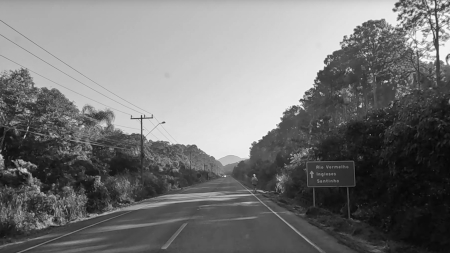
#> input picture data/mocambique1.png, 450 x 253 px
$ jupyter execute --allow-errors '06.1.Segmentação Simples por Crescimento de Regiões - Exemplos Automotivos-Copy1.ipynb'   (shell and % lines are left out)   (older library calls are emulated)
#> lines starting #> are read from the running program, lines starting #| are printed output that depends on the picture; after the words box and inside, x2 and y2 are one past the last pixel; in counts of white or black regions, pixels touching at a corner belong together
<a href="https://colab.research.google.com/github/awangenh/vision/blob/master/jupyter/06.1.Segmenta%C3%A7%C3%A3o%20Simples%20por%20Crescimento%20de%20Regi%C3%B5es%20-%20Exemplos%20Automotivos-Copy1.ipynb"></a>&nbsp; &nbsp;<a href=""></a>&nbsp; &nbsp; <a href=""></a>&nbsp; &nbsp;<a href=""></a>

# 06.1.Segmentação Simples por Crescimento de Regiões - Exemplos Automotivos

O sonho de consumo de todo aquele que desenvolve métodos de processamento de imagens é um algoritmo genérico para dividir a imagem em seus componentes. Para conseguir fazer isso, os algoritmos clássicos de segmentação baseiam-se em informação de semelhança entre os pixels e de continuidade de valores de pixels dentro da imagem (veja a minha digressão sobre *apriorismos Kantianos* na vídeoaula inicial onde eu apresento os domínios e as etapas da visão computacional), sendo provavelmente os algoritmos que de forma mais icônica incorporam o conceito de "domínio do espaço".

Infelizmente nenhum dos algoritmos clássicos de segmentação realiza esse sonho de consumo: um algoritmo clássico que se baseia unicamente na informação contida dentro da imagem necessariamente é um algoritmo que usa apenas informação de natureza *sintática*. Toda a informação que está à disposição do algoritmo de segmentação diz respeito apenas à própria natureza da *estrutura* (sintaxe) dos pixels: seus valores, suas posições relativas uns aos outros e seus padrões de variação no espaço. Como nenhum desses algoritmos incorpora a informação *semântica*, do significado de padrões de variação e organização, todos eles necessariamente vão dividir a imagem em regiões "parecidas", ignorando o fato de que um carro vermelho possui pneus pretos e faróis e para-choque prateados… Durante 50 anos da história da visão computacional, o pesadelo recorrente do desenvolvedor de algoritmos de interpretação de imagens foi o de juntar estes segmentos contendo paralama, capô, pneu, calota, para-choque, etc para formar uma imagem de um "automóvel". Na visão clássica isso só é possível de se fazer possuindo-se um *modelo* de qual é a aparência desse "automóvel". Essa informação, de caráter semântico, em muito extrapola o que um algoritmo de segmentação consegue fazer.

Tentativas de resolver esse problema através de um pós-processamento utilizando-se técnicas da Inteligência Artificial Simbólica Clássica Baseada em Modelos (*Model Based Reasoning*) fracassaram para todos os domínios de aplicação que fugiam do trivialmente simples. A visão computacional só conseguiu vencer essa barreira com o advento da Segmentação Semântica utilizando Redes Neurais de Aprendizado Profundo nos últimos anos. Vamos ver isso quando chegarmos nesse capítulo. Por enquanto, divirta-se com os algoritmos clássicos que foram o estado da arte durante quase 50 anos da história da visão computacional…

**Observação:** Esta aula foi especialmente produzida para a disciplina *EEL110021 Visão Computacional e Inteligência Artificial para Veículos Autônomos* (PPGCC/INE/UFSC, pós-graduação *latu sensu* oferecida pela nossa Unidade EMBRAPII MOVE (https://move.ufsc.br) para empresas do setor automotivo e em cursos de especialização externos). Como ela ilustra muito bem uma área de aplicação, nós a utilizamos também nas outras disciplinas de rotina.

## 6.1.1. Exemplos Automotivos

### Checking where you're running...

[cell 1]

# Test if your notebook is running on Google Colab
# You'll use this when choosing between doing interaction via ipywidgets or not.
try:
    import google.colab
    _ON_COLAB = True
except:
    _ON_COLAB = False

print('Running on Google Colab = ', _ON_COLAB)

### If you're running on Colab

#### Cloning the ***Computer Vision*** repository from a Git

If you're running this at your computer or using Google Colab but **not** using your Google Drive, this is the way to use these notebooks! Please choose only one of the two Gits below.

[cell 2]
# To clone from our personal Github mirror (may be out of sync):

[cell 3]
# To clone from UFSC's Institutional Gitlab (always the latest version):

#### Move the *data* folder

Move ***vision/data*** one level up, into the root folder, so the Anconda-oriented data paths in the next cells will all work properly. If you are running this notebook from a copy of the ***vision*** Git on Anaconda, you **do not** have to do this.

[cell 4]
try:
    import google.colab
    _ON_COLAB = True
except:
    _ON_COLAB = False

if  _ON_COLAB:
    # If you are Running on Google Colab,
    # Move vision/data one level up, into the root folder
    !mv vision/data ..

#### Mount your Google Drive as a Folder

If you're using Google Colab together with your Google Drive, adapt this code below to point to the place where you've copied our Git in your Google Drive:

[cell 5]
# Code to mount the Google Drive
from google.colab import drive
drive.mount('/content/drive')

Look at the contents of your Drive:

## 6.1.2. Inicializações para todo o Bloco de Notas

[cell 6]

import cv2
import matplotlib
import numpy as np
from matplotlib import pyplot as plt
from IPython.display import Markdown, display

# Install latest OpenCV with Python Interface using the Python Install Program

# Para gerar saída formatada
def printmd(string):
    display(Markdown(string))

# Leia as nossas imagens da estradinha da Praia do Moçambique, na Ilha de Santa Catarina
mocambique1 = cv2.imread("../data/mocambique1.png", cv2.IMREAD_GRAYSCALE)
#> mocambique1 is the input picture: shape (253, 450); min 7, max 251, mean 118
mocambique2 = cv2.imread("../data/mocambique2.png", cv2.IMREAD_GRAYSCALE)
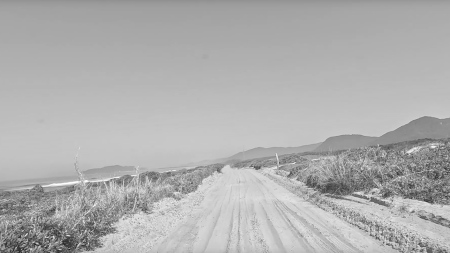
#> input picture data/mocambique2.png, 450 x 253 px
#> mocambique2 is the input picture: shape (253, 450); min 31, max 253, mean 175.3
mocambique3 = cv2.imread("../data/mocambique3.png", cv2.IMREAD_GRAYSCALE)
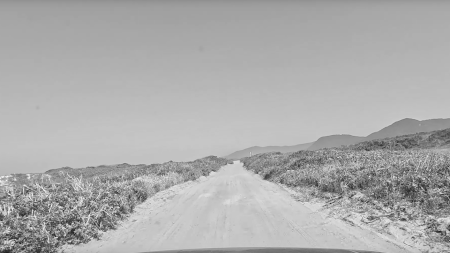
#> input picture data/mocambique3.png, 450 x 253 px
#> mocambique3 is the input picture: shape (253, 450); min 32, max 246, mean 172.6
mocambique4 = cv2.imread("../data/mocambique4.png", cv2.IMREAD_GRAYSCALE)
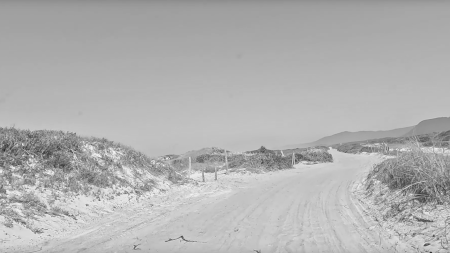
#> input picture data/mocambique4.png, 450 x 253 px
#> mocambique4 is the input picture: shape (253, 450); min 38, max 244, mean 177.6

## 6.1.3. K-Médias com Imagens de Tons de Cinza

The traditional cluster analysis algorithm applied to image segmentaion: similar pixels that are in neighbouring regions are clustered into regions.

### 6.1.3.1. 1º Exemplo: com uma imagem de tomografia computadorizada

[cell 7]
import matplotlib.pyplot as plt
import numpy as np
from ipywidgets import interact, interactive, interact_manual
from skimage.data import astronaut
from skimage.segmentation import slic
from skimage.segmentation import mark_boundaries
from skimage.util import img_as_float

# Carregue na forma de tons de cinza uma imagem de tomografia computadorizada de nossa coleção
# CTs são imagens que servem muito bem para exemplifica a utilidade de algoritmos de crescimento de regiões
image = cv2.imread("../data/ct-02.jpg", cv2.IMREAD_GRAYSCALE)
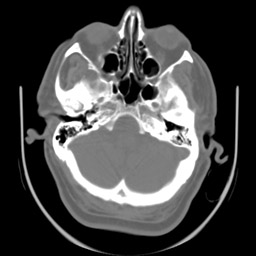
#> input picture data/ct-02.jpg, 256 x 256 px
#> image is the input picture: shape (256, 256); min 0, max 255, mean 70.7
#> the sliders are set to n_segments = 52, compactness = 0.55, sigma = 2.55, colormap = nipy_spectral
#image = img_as_float(img[::2, ::2])


def my_k_means(n_segments, compactness, sigma, colormap):
#> the sliders are set to n_segments = 52, compactness = 0.525, sigma = 1.55, colormap = nipy_spectral
    global image
    colormap = eval('plt.cm.' + colormap)
    segments_slic = slic(image, n_segments=n_segments, compactness=compactness, sigma=sigma)

    fig, ax = plt.subplots(ncols=2, figsize=(15, 7), sharex=True, sharey=True)

    ax[0].imshow(mark_boundaries(image, segments_slic))
    ax[0].set_title('Original with Boundaries: SLIC (k-Means)')

    ax[1].imshow(segments_slic, cmap=colormap, interpolation='nearest')
    ax[1].set_title('Segments: SLIC (k-Means)')

    for a in ax:
        a.set_axis_off()


    plt.tight_layout()
    plt.show()

printmd("**Mova os sliders para interativamente alterar os valores dos parâmetros do algoritmo de k-médias**")
#> (the rest of this cell did not finish here and is left out)

### 6.1.3.2. 2º Exemplo: Você consegue segmentar o Caminho Navegável com k-médias?

Use nossas imagens do Moçambique:

* Você consegue reproduzir os resultado adiante?
* Quais parâmtros você tem de usar?
* É possível obter algum resultado melhor alterando manualmente algum dos parâmetros, para além dos valores pré-setados nos sliders?
* O resultado é rápido o suficiente para poder ser usado em tempo real embarcado em um carro?
* Você conseguiu resultados similares para todas as imagens utilizando o mesmo conjunto de parâmetros ou cada imagem precisou ser processada com parâmetros individualizados?

[cell 8]
#image = mocambique1
#image = mocambique2
image = mocambique3
#image = mocambique4

printmd("**Mova os sliders para interativamente alterar os valores dos parâmetros do algoritmo de k-médias**")
#> (the rest of this cell did not finish here and is left out)


## 6.1.4. K-Médias com Imagens a Cores

[cell 9]
# Leia as versões coloridas das nossas imagens da estradinha da Praia do Moçambique, na Ilha de Santa Catarina
# OpenCV por alguma razão bizarra usa por padrão o espaço de cor BGR.
# Para trabalharmos com algoritmos padrão temos de converter primeiro para RGB..
mocambique1c = cv2.cvtColor(cv2.imread("../data/mocambique1.jpg"), cv2.COLOR_BGR2RGB)
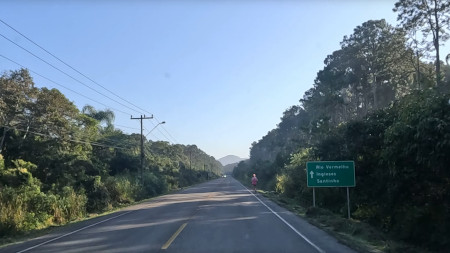
#> input picture data/mocambique1.jpg, 450 x 253 px
#> the sliders are set to image_name = mocambique1c, n_segments = 52, compactness = 0.525, sigma = 2.55, colormap = nipy_spectral
mocambique2c = cv2.cvtColor(cv2.imread("../data/mocambique2.jpg"), cv2.COLOR_BGR2RGB)
mocambique3c = cv2.cvtColor(cv2.imread("../data/mocambique3.jpg"), cv2.COLOR_BGR2RGB)
mocambique4c = cv2.cvtColor(cv2.imread("../data/mocambique4.jpg"), cv2.COLOR_BGR2RGB)


#> (the rest of this cell did not finish here and is left out)

[cell 10]
import matplotlib.pyplot as plt
import numpy as np
from ipywidgets import interact, interactive, interact_manual
from skimage.data import astronaut
from skimage.segmentation import slic
from skimage.segmentation import mark_boundaries
from skimage.util import img_as_float

def my_color_k_means(image_name, n_segments, compactness, sigma, colormap):

#> called with image_name = 'mocambique1c', n_segments = 52, compactness = 0.525, sigma = 2.55, colormap = 'nipy_spectral'
    color_image = eval(image_name)

    colormap = eval('plt.cm.' + colormap)
    segments_slic = slic(color_image, n_segments=n_segments, compactness=compactness, sigma=sigma)
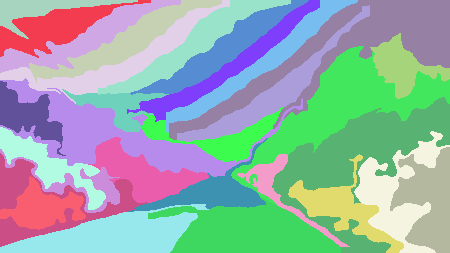
#> segments_slic: shape (253, 450) int64; 30 distinct labels, from 1 to 30; one colour per label, 0 black

    fig, ax = plt.subplots(ncols=2, figsize=(15, 7), sharex=True, sharey=True)

    ax[0].imshow(mark_boundaries(color_image, segments_slic))
    ax[0].set_title('Original with Boundaries: SLIC (k-Means)')

    ax[1].imshow(segments_slic, cmap=colormap, interpolation='nearest')
    ax[1].set_title('Segments: SLIC (k-Means)')

    for a in ax:
        a.set_axis_off()


    plt.tight_layout()
    plt.show()

printmd("**Mova os sliders para interativamente alterar os valores dos parâmetros do algoritmo de k-médias a cores**")
interactive(my_color_k_means, image_name=['mocambique1c','mocambique2c','mocambique3c','mocambique4c'],
            n_segments=(5, 100), compactness=(0.05, 1.0), sigma=(0.1, 5.0), colormap = ['nipy_spectral', 'hot', 'magma', 'seismic'])
#> (the call stopped at in my_color_k_means, `fig, ax = plt.subplots(ncols=2, figsize=(15, 7), sharex=True, sharey=T..`: IPython is not available in this run)
#> the sliders are set to k = 11, iterations = 102, epsilon = 0.75, cluster_centers = cv2.KMEANS_PP_CENTERS

## 6.1.5. Quantificação de Cores com K-Médias e Imagens a Cores

Para estes experimentos vamos utilizar a implementação de K-Médias da biblioteca OpenCV que suporta imagens coloridas. As implementações presentes em OpenCV geralmente são menos confiávei do que as da biblioteca SciKit/SKImage, mas neste caso o fato de termos uma implementação que suporta cores é uma vantagem. Observe que este exemplo não realmete segmenta a imagem, ele realiza a Quantificação de Cores, reduzindo para *k* o número de cores presentes na imagem. Regiões desconexas vão aqui ser integradas em um mesmo cluster.

Vamos lá!

### Conversões e processamento

[cell 11]
# Reshaping the image into a 2D array of pixels and 3 color values (RGB)

image = mocambique3c

def my_cv2_color_k_means(k, iterations, epsilon, cluster_centers):
#> called with k = 11, iterations = 102, epsilon = 0.75, cluster_centers = 'cv2.KMEANS_PP_CENTERS'
    global image
    # Converter imagem para vetor bidimensional de valores tridimensionais (RGB)
    pixel_vals = image.reshape((-1,3))
    # Converter pixels da imagem para  float type
    pixel_vals = np.float32(pixel_vals)

    #the below line of code defines the criteria for the algorithm to stop running,
    #which will happen is 100 iterations are run or the epsilon (which is the required accuracy)
    #becomes 85%
    criteria = (cv2.TERM_CRITERIA_EPS + cv2.TERM_CRITERIA_MAX_ITER, iterations, epsilon)

    # then perform k-means clustering with number of clusters defined in the parameters
    # also chosen policy for cluster centres is taken
    cluster_centers_value = eval(cluster_centers)
    retval, labels, centers = cv2.kmeans(pixel_vals, k, None, criteria, 10,  cluster_centers_value)
#> retval = 3892988.4; centers = [[187.3, 187.3, 187.3], [131.5, 131.5, 131.5], [161, 161, 161], [95.04, 95.04, 95.04], [207.4, 207.4, 207.4], [147.6, 147.6, 147.6], [195.5, 195.5, 195.5], [178.1, 178.1, 178.1], [70.43, 70.43, 70.43], [114.4, 114.4, 114.4], [169.4, 169.4, 169.4]]


    # convert data into 8-bit values
    centers = np.uint8(centers)
#> centers = [[187, 187, 187], [131, 131, 131], [161, 161, 161], [95, 95, 95], [207, 207, 207], [147, 147, 147], [195, 195, 195], [178, 178, 178], [70, 70, 70], [114, 114, 114], [169, 169, 169]]
    segmented_data = centers[labels.flatten()]

    # reshape data into the original image dimensions
    segmented_image = segmented_data.reshape((image.shape))

    plt.imshow(segmented_image)
#> (this line was passed over: IPython is not available in this run)
#> the sliders are set to gradient_method = None, markers = 50, colormap = nipy_spectral

printmd("**Mova os sliders para interativamente alterar os valores dos parâmetros do algoritmo de k-médias a cores de OpenCV.**")
interactive(my_cv2_color_k_means, k=(2,20), iterations=(5,200), epsilon=(0.50, 1.0),
            cluster_centers=['cv2.KMEANS_PP_CENTERS', 'cv2.KMEANS_RANDOM_CENTERS'] )

## 6.1.5. Watershed - Algoritmo do Divisor de Águas

The watershed is a classical algorithm used for segmentation, that is, for separating different objects in an image.

Starting from user-defined markers, the watershed algorithm treats pixels values as a local topography (elevation). The algorithm floods basins from the markers, until basins attributed to different markers meet on watershed lines. In many cases, markers are chosen as local minima of the image, from which basins are flooded. One good explanation of the Watershed Transform is provided at the page of the Centre for Mathematical Morphology, the image processing laboratory of MINES ParisTech: http://www.cmm.mines-paristech.fr/~beucher/wtshed.html. Theanimation below is from there:

### 6.1.4.1. Doing Watershed with SciKit

In the example below, two overlapping circles are to be separated. To do so, one computes an image that is the distance to the background. The maxima of this distance (i.e., the minima of the opposite of the distance) are chosen as markers, and the flooding of basins from such markers separates the two circles along a watershed line.

[cell 12]
import numpy as np
from ipywidgets import interact, interactive, interact_manual
import cv2, scipy
from skimage import data
from skimage.color import rgb2gray
from skimage.filters import sobel
from skimage.feature import canny
from skimage.segmentation import mark_boundaries
from matplotlib import pyplot as plt
from scipy import ndimage as ndi

from skimage.segmentation import felzenszwalb, slic, quickshift, watershed

#from skimage.morphology import watershed
from skimage.feature import peak_local_max


image = cv2.imread("../data/ct-02.jpg", cv2.IMREAD_GRAYSCALE)
# shifted = cv2.pyrMeanShiftFiltering(image, 21, 51)

gradient_methods = [
    'None',
    'Sobel',
    'Canny'
]

def my_watershed(gradient_method, markers, colormap):
#> called with gradient_method = 'None', markers = 50, colormap = 'nipy_spectral'
    global image
    colormap = eval('plt.cm.' + colormap)

    if (gradient_method == 'None'):
        input_image = image
    elif (gradient_method == 'Sobel'):
        input_image = sobel(image)
    else:
        input_image = canny(image)

    # Generate the markers as local maxima of the distance to the background
    # Apply Exact euclidean distance transform
    distance = ndi.distance_transform_edt(image)
    # The peak_local_max function returns the coordinates of local peaks (maxima) in an image.
    # A maximum filter is used for finding local maxima. This operation dilates the original
    # image and merges neighboring local maxima closer than the size of the dilation.
    # Coordinates where the original image is equal to the dilated image are returned as local maxima.
    local_maxi = peak_local_max(distance, indices=False, footprint=np.ones((8,8)), labels=image, min_distance=20)
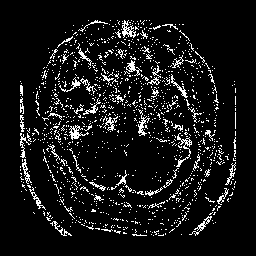
#> local_maxi: shape (256, 256) bool; 8.6% white in thin lines or dots, all inside (x1, y1, x2, y2) = (20, 20, 236, 236)
    # Take the number...
    #markers = ndi.label(local_maxi)[0]
    #labels = watershed(-distance, markers, mask=image)
    labels = watershed(input_image, markers=markers, connectivity=1, compactness=0.0, watershed_line=True)
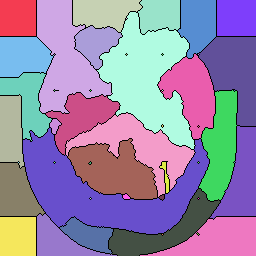
#> labels: shape (256, 256) int64; 50 distinct labels, from 0 to 49; one colour per label, 0 black

    fig, axes = plt.subplots(ncols=3, figsize=(20, 7), sharex=True, sharey=True)
    ax = axes.ravel()

    ax[0].imshow((mark_boundaries(image, labels)), cmap=plt.cm.gray)
    ax[0].set_title('Original with Boundaries')
    if (gradient_method == 'None'):
        #ax[1].imshow(distance, cmap=plt.cm.gray, interpolation='nearest')
        ax[1].imshow(distance, cmap=plt.cm.gray)
        ax[1].set_title('Distances')
        # Plot the local maxima...
        ax[1].autoscale(False)
        ax[1].plot(local_maxi[:, 1], local_maxi[:, 0], 'r.')
    else:
        ax[1].imshow(input_image, cmap=plt.cm.gray)
        ax[1].set_title(gradient_method)

    ax[2].imshow(labels, cmap=colormap, interpolation='nearest')
    ax[2].set_title('Regions')

    for a in ax:
        a.set_axis_off()

    fig.tight_layout()
    plt.show()

printmd("**Mova os sliders para interativamente alterar os valores dos parâmetros do algoritmo do Divisor de Águas**")
interact_manual(my_watershed, gradient_method=gradient_methods, markers = (0, 100), colormap = ['nipy_spectral', 'hot', 'magma', 'seismic'])
#> (the call stopped at in my_watershed, `fig, axes = plt.subplots(ncols=3, figsize=(20, 7), sharex=True, sharey..`: IPython is not available in this run)

#### 6.1.4.2. Divisor de Águas serve para achar o Caminho Navegável?

Use nossas imagens do Moçambique:

* Você consegue reproduzir os resultado adiante?
* Quais parâmtros você tem de usar?
* É possível obter algum resultado melhor alterando manualmente algum dos parâmetros, para além dos valores pré-setados nos sliders?
* O resultado é rápido o suficiente para poder ser usado em tempo real embarcado em um carro?
* Você conseguiu resultados similares para todas as imagens utilizando o mesmo conjunto de parâmetros ou cada imagem precisou ser processada com parâmetros individualizados?

[cell 13]
#image = mocambique1
#image = mocambique2
image = mocambique3
#image = mocambique4

printmd("**Mova os sliders para interativamente alterar os valores dos parâmetros do algoritmo do Divisor de Águas**")
interact_manual(my_watershed, gradient_method=gradient_methods, markers = (0, 100), colormap = ['nipy_spectral', 'hot', 'magma', 'seismic'])
#> the sliders are set to gradient_method = None, markers = 50, colormap = nipy_spectral
#> call 2 of my_watershed, with gradient_method = 'None', markers = 50, colormap = 'nipy_spectral'
#> in my_watershed (call 2), `local_maxi = peak_local_max(distance, indices=False, footprint=np.ones..`:
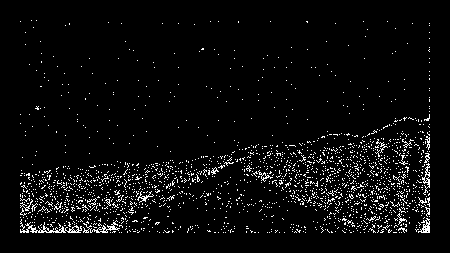
#> local_maxi: shape (253, 450) bool; 4.6% white in thin lines or dots, all inside (x1, y1, x2, y2) = (20, 20, 430, 233)
#> in my_watershed (call 2), `labels = watershed(input_image, markers=markers, connectivity=1, compa..`:
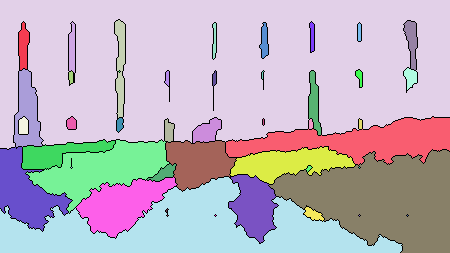
#> labels: shape (253, 450) int64; 46 distinct labels, from 0 to 45; one colour per label, 0 black
#> (the call stopped at in my_watershed, `fig, axes = plt.subplots(ncols=3, figsize=(20, 7), sharex=True, sharey..`: IPython is not available in this run)
